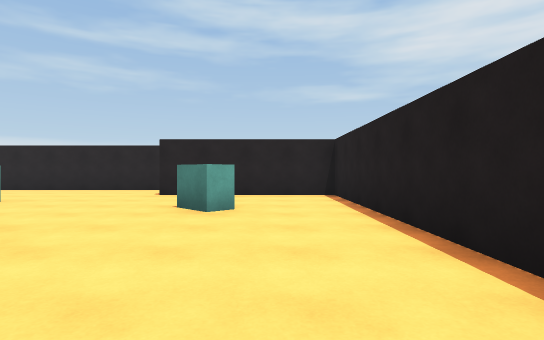
view 1 (above)

12 first-person views from a walk through a 3-D level made in the Unity game engine. The camera is 1.2 m above the floor, looks level and sees 80° across. The floor is counted in squares, 2 m on a side. Each view is taken from the middle of a square. On the plan, view 1 faces up. The plan holds only what a view shows up to about 10 squares ahead; the rest is blank. The player is left out.

view 2
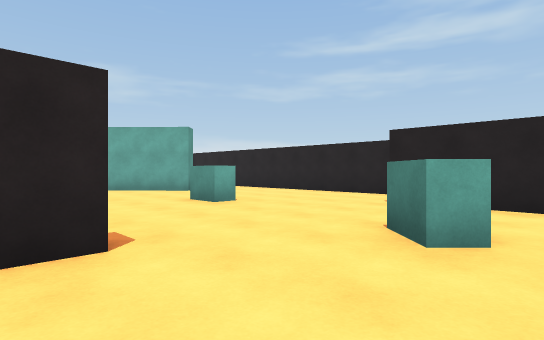

view 3
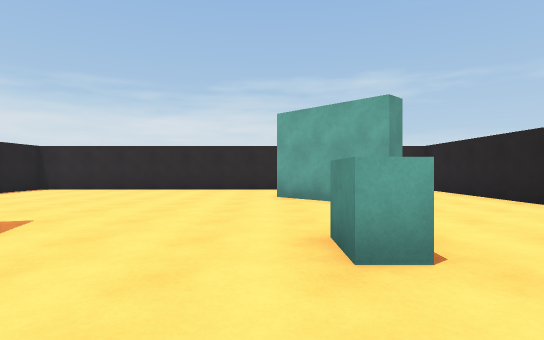

view 4
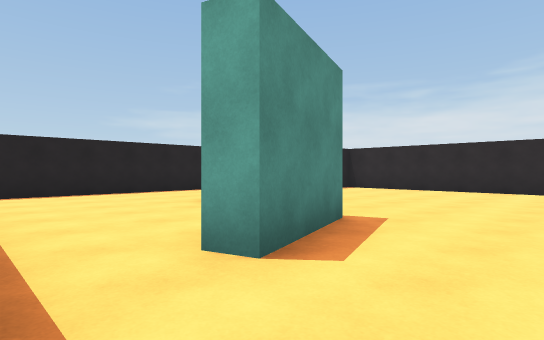

view 5
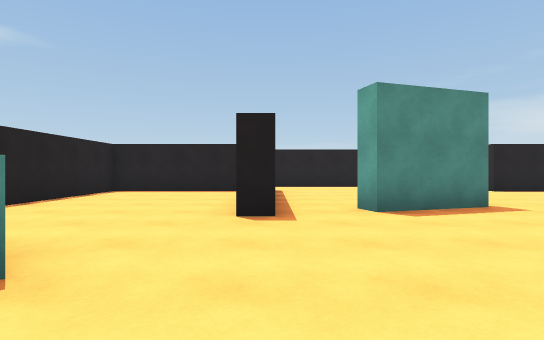

view 6
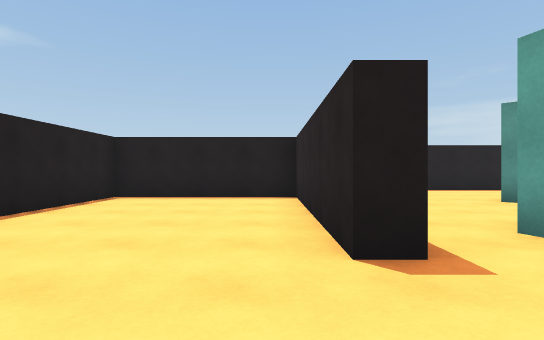

view 7
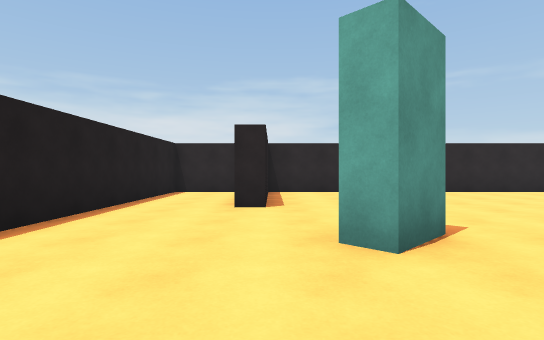

view 8
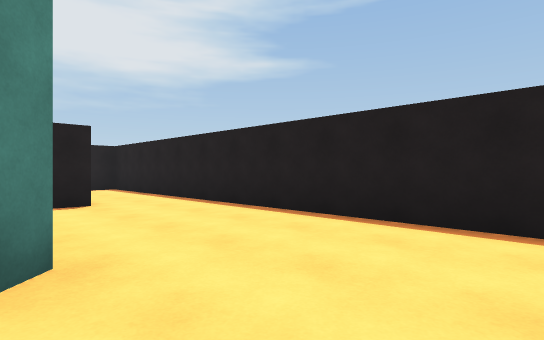

view 9
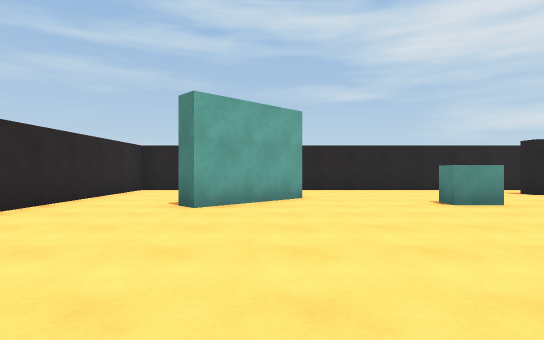

view 10
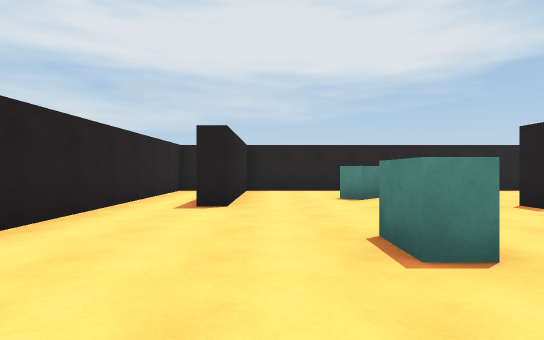

view 11
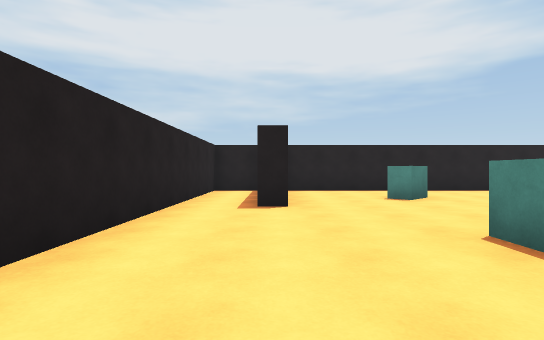

view 12
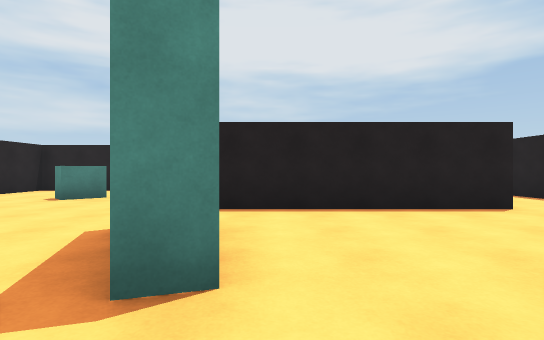

### Floor plan
Ten units are one square. View 1 is at (0, 0); x grows to the right and y downward. Boxes are objects, and circles mark ways between rooms. Rooms are numbered by the first view taken in them; rooms with no view inside come last. Other rooms are left out.
<svg viewBox="-134 -102 154 154">
<path fill="none" stroke="#000" d="M-31 -28 -25 -28 -25 22 15 22 15 -77 -27 -77 -27 -82M-64 -12 -65 -17 -45 -24 -43 -19M-71 3 -63 11 -67 15 -70 11M-87 -73 -83 -69 -102 -51 -106 -55M-30 28 -30 -19M-129 -55 -129 22 -92 22 -92 26M15 -84 15 -97 -84 -97M-129 30 -129 47 15 47 15 39M-84 -97 -129 -97 -129 -55"/>
<rect x="-65" y="-65" width="20" height="10" fill="#bbb"><title>other object</title></rect>
<rect x="-15" y="-55" width="10" height="10" fill="#bbb"><title>other object</title></rect>
<circle cx="-115" cy="-65" r="3" fill="#2a7"/>
<circle cx="-95" cy="-85" r="3" fill="#2a7"/>
<text x="-50" y="-30">1</text>
<text x="-110" y="-80">2</text>
</svg>
Room 1 opens to room 2.

Where each view was taken, in squares from view 1:
view 1: 0 up, 0 right, facing up
view 2: 2 up, 0 right, facing up-left
view 3: 5 up, 3 left, facing left
view 4: 4 up, 3 left, facing down-left
view 5: 7 up, 3 left, facing down
view 6: 5 up, 2 left, facing down
view 7: 2 down, 4 left, facing left
view 8: 1 down, 9 left, facing down-right
view 9: 0 up, 9 left, facing up
view 10: 7 up, 8 left, facing right
view 11: 8 up, 8 left, facing right
view 12: 1 up, 8 left, facing right
